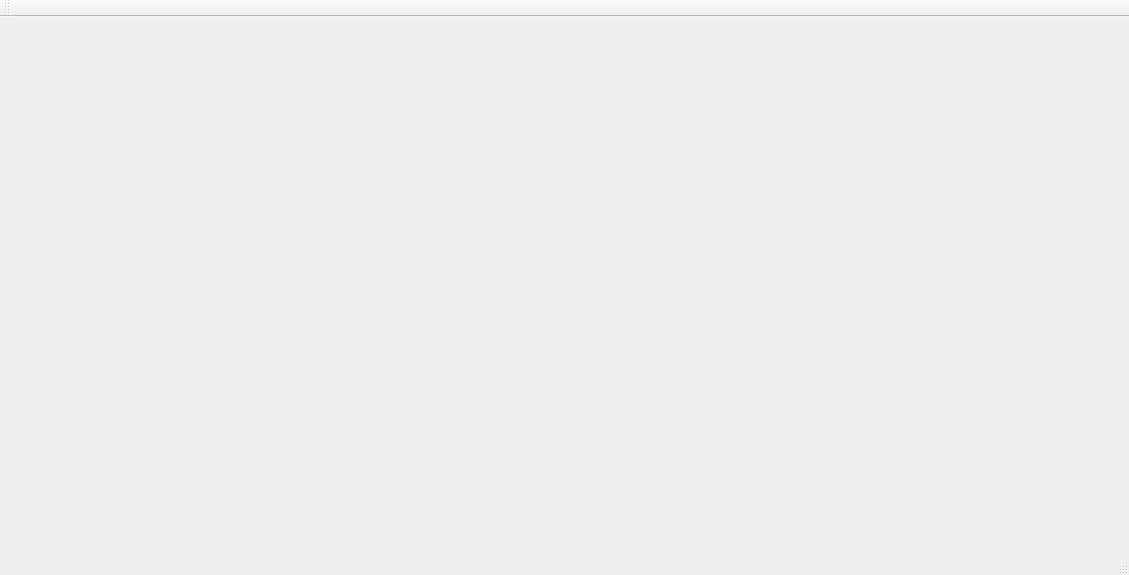
<?xml version="1.0" encoding="UTF-8"?>
<ui version="4.0">
 <class>MainWindow</class>
 <widget class="QMainWindow" name="MainWindow">
  <property name="geometry">
   <rect>
    <x>0</x>
    <y>0</y>
    <width>1129</width>
    <height>575</height>
   </rect>
  </property>
  <property name="windowTitle">
   <string>MainWindow</string>
  </property>
  <widget class="QWidget" name="centralWidget"/>
  <widget class="QMenuBar" name="menuBar">
   <property name="geometry">
    <rect>
     <x>0</x>
     <y>0</y>
     <width>1129</width>
     <height>17</height>
    </rect>
   </property>
  </widget>
  <widget class="QToolBar" name="mainToolBar">
   <attribute name="toolBarArea">
    <enum>TopToolBarArea</enum>
   </attribute>
   <attribute name="toolBarBreak">
    <bool>false</bool>
   </attribute>
  </widget>
  <widget class="QStatusBar" name="statusBar"/>
 </widget>
 <layoutdefault spacing="6" margin="11"/>
 <resources/>
 <connections/>
</ui>
